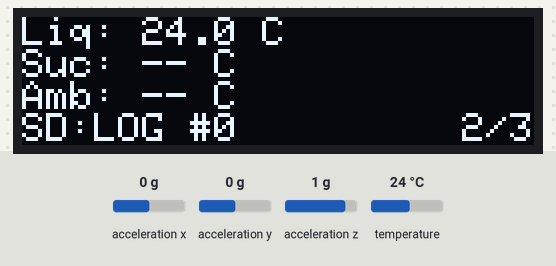
The sketch below on a simulated ESP32-S3. Parts: 128×32 one-colour display. Wiring (inferred from the names in the program): MPU-6050 motion sensor at I2C address 0x68. Inputs (shaded band) come from the test bench; at power-on: temperature 24 °C, acceleration x 0 g, acceleration y 0 g, acceleration z 1 g. Storage starts empty; what the sketch prints to the serial monitor is not drawn.

Above: at 3.8 s.
3.9 s: temperature set to 12 °C
At 5.2 s:
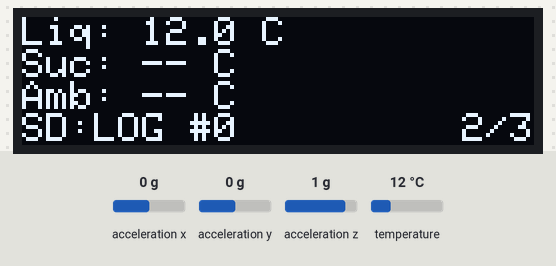
10.6 s: acceleration x set to -1.4 g
At 11.9 s:
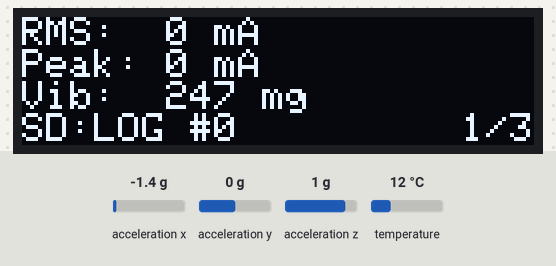
13.6 s: temperature set to 19 °C
At 22.3 s:
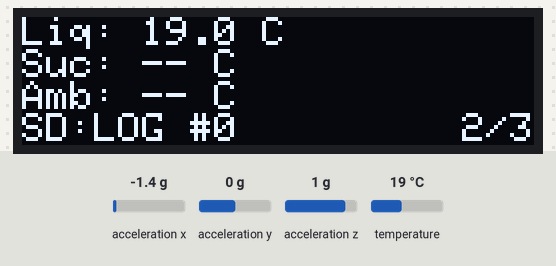
Timing chart, 0 to 22.6 s (numbered marks = the images above; inputs shaded):
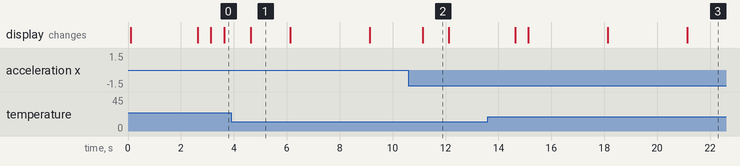

The sketch:

outdoor_logger.ino
```cpp
// =============================================================
// OUTDOOR LOGGER (ESP32)  -  replaces compressor_logger.ino
//   - STM32 current (RMS + peak) over UART
//   - 3x DS18B20 (liquid, suction, ambient)
//   - MPU6050 compressor vibration
//   - Supply/return air temp + RH received from the indoor node (ESP-NOW)
//   - 0.91" SSD1306 OLED, CSV logging to SD card (SPI)
//
// Libraries: Adafruit GFX, Adafruit SSD1306, OneWire, DallasTemperature
// =============================================================
#include <Wire.h>
#include <SPI.h>
#include <SD.h>
#include <Adafruit_GFX.h>
#include <Adafruit_SSD1306.h>
#include <OneWire.h>
#include <DallasTemperature.h>
#include <WiFi.h>
#include <esp_now.h>
#include <esp_wifi.h>
#include <math.h>

// ---------------------------------------------------------
// Pins
// ---------------------------------------------------------
#define I2C_SDA_PIN   27      // OLED + MPU6050
#define I2C_SCL_PIN   26
#define RX_PIN        33      // from STM32 USART1 TX
#define TX_PIN        32
#define SD_SCK_PIN    18
#define SD_MISO_PIN   19
#define SD_MOSI_PIN   23
#define SD_CS_PIN     5
#define ONEWIRE_PIN   4       // DS18B20 data, 4.7k pull-up to 3V3

// ---------------------------------------------------------
// Settings
// ---------------------------------------------------------
#define LOG_INTERVAL_MS    1000
#define SD_FLUSH_MS        2000
#define PAGE_TIME_MS       3000
#define DISPLAY_REFRESH_MS 500
#define DS_PERIOD_MS       1000
#define DS_CONVERT_MS      800
#define VIB_WINDOW_MS      1000
#define MPU_ADDR           0x68
#define MPU_LSB_PER_G      8192.0   // +/-4 g

#define PACKET_LEN         8
#define PACKET_GAP_MS      10

#define ESPNOW_CHANNEL     1        // MUST match the indoor node
#define LINK_TIMEOUT_MS    10000    // no packet for this long => indoor link down

// Optional: fix each DS18B20 to a role by ROM address (see Serial at boot).
DeviceAddress dsAddr[3] = {
  {0, 0, 0, 0, 0, 0, 0, 0},   // liquid
  {0, 0, 0, 0, 0, 0, 0, 0},   // suction
  {0, 0, 0, 0, 0, 0, 0, 0}    // ambient
};

// ---------------------------------------------------------
// ESP-NOW packet (identical definition on the indoor node)
// ---------------------------------------------------------
#define PKT_MAGIC   0xA5
#define PKT_VERSION 1

typedef struct __attribute__((packed)) {
  uint8_t  magic;
  uint8_t  version;
  uint16_t seq;
  float    tSupply;
  float    hSupply;
  float    tReturn;
  float    hReturn;
  uint8_t  crc;
} IndoorPacket;

static uint8_t crc8(const uint8_t *d, size_t n) {
  uint8_t c = 0;
  while (n--) {
    c ^= *d++;
    for (int i = 0; i < 8; i++) c = (c & 0x80) ? (uint8_t)((c << 1) ^ 0x07) : (uint8_t)(c << 1);
  }
  return c;
}

// ---------------------------------------------------------
// Objects
// ---------------------------------------------------------
Adafruit_SSD1306 display(128, 32, &Wire, -1);
OneWire oneWire(ONEWIRE_PIN);
DallasTemperature ds(&oneWire);
SPIClass sdSPI(VSPI);            // use FSPI on ESP32-S3/C3
File logFile;

// ---------------------------------------------------------
// State
// ---------------------------------------------------------
bool sdOk = false, mpuOk = false;

uint32_t seq = 0;
uint32_t rms_mA = 0, peak_mA = 0;
uint64_t rmsSum = 0; uint32_t rmsCount = 0; uint32_t peakMax = 0;

float tLiquid = NAN, tSuction = NAN, tAmbient = NAN;
float tSupply = NAN, hSupply = NAN, tReturn = NAN, hReturn = NAN;
float vib_mg = NAN;

// ESP-NOW receive state (written by the WiFi task, read by loop)
static portMUX_TYPE rxMux = portMUX_INITIALIZER_UNLOCKED;
static IndoorPacket rxPkt;
static volatile bool     rxNew = false;
static volatile uint32_t rxMs = 0;       // millis() of last good packet
static volatile uint32_t rxBad = 0;
bool     linkOk = false;
uint32_t indoorAgeMs = 0;
bool     everReceived = false;

uint32_t lastLog = 0, lastFlush = 0, lastDisp = 0;

// ---------------------------------------------------------
// ESP-NOW receive
// ---------------------------------------------------------
static void handleRx(const uint8_t *data, int len) {
  if (len != (int)sizeof(IndoorPacket)) { rxBad++; return; }
  IndoorPacket p;
  memcpy(&p, data, sizeof(p));
  if (p.magic != PKT_MAGIC || p.version != PKT_VERSION ||
      crc8(data, sizeof(p) - 1) != p.crc) { rxBad++; return; }

  portENTER_CRITICAL(&rxMux);
  rxPkt = p;
  rxNew = true;
  rxMs = millis();
  portEXIT_CRITICAL(&rxMux);
}

// Callback signature changed in ESP32 Arduino core 3.x
#if defined(ESP_ARDUINO_VERSION_MAJOR) && ESP_ARDUINO_VERSION_MAJOR >= 3
void onEspNowRecv(const esp_now_recv_info_t *info, const uint8_t *data, int len) {
  handleRx(data, len);
}
#else
void onEspNowRecv(const uint8_t *mac, const uint8_t *data, int len) {
  handleRx(data, len);
}
#endif

void initEspNow() {
  WiFi.mode(WIFI_STA);
  WiFi.disconnect();
  esp_wifi_set_ps(WIFI_PS_NONE);                       // keep the radio listening
  esp_wifi_set_channel(ESPNOW_CHANNEL, WIFI_SECOND_CHAN_NONE);
  Serial.print("Outdoor logger MAC: ");
  Serial.println(WiFi.macAddress());                   // paste into indoor_node peerMac
  if (esp_now_init() != ESP_OK) {
    Serial.println("ESP-NOW init failed");
    return;
  }
  esp_now_register_recv_cb(onEspNowRecv);
}

void updateIndoor() {
  IndoorPacket p = {};
  bool fresh = false;
  uint32_t ms;

  portENTER_CRITICAL(&rxMux);
  if (rxNew) { p = rxPkt; rxNew = false; fresh = true; }
  ms = rxMs;
  portEXIT_CRITICAL(&rxMux);

  if (fresh) {
    tSupply = p.tSupply; hSupply = p.hSupply;
    tReturn = p.tReturn; hReturn = p.hReturn;
    everReceived = true;
  }
  uint32_t now = millis();
  indoorAgeMs = ms ? (now - ms) : 0;
  linkOk = (ms != 0) && (indoorAgeMs < LINK_TIMEOUT_MS);
  if (!linkOk) { tSupply = hSupply = tReturn = hReturn = NAN; }
}

// ---------------------------------------------------------
// SD
// ---------------------------------------------------------
bool openLogFile() {
  char name[24];
  for (int i = 0; i < 10000; i++) {
    snprintf(name, sizeof(name), "/log_%04d.csv", i);
    if (!SD.exists(name)) break;
  }
  logFile = SD.open(name, FILE_WRITE);
  if (!logFile) return false;
  logFile.println("ms,seq,rms_mA,peak_mA,vib_mg,liquid_C,suction_C,ambient_C,"
                  "supply_C,supply_RH,return_C,return_RH,indoor_age_s");
  logFile.flush();
  Serial.printf("Logging to %s\n", name);
  return true;
}

static void fmt(char *out, size_t n, float v, int dec) {
  if (isnan(v)) out[0] = 0; else snprintf(out, n, "%.*f", dec, v);
}

void logRow() {
  uint32_t r = rmsCount ? (uint32_t)(rmsSum / rmsCount) : rms_mA;
  uint32_t p = rmsCount ? peakMax : peak_mA;
  rmsSum = 0; rmsCount = 0; peakMax = 0;
  if (!sdOk) return;

  char vib[12], l[12], s[12], a[12], ts[12], hs[12], tr[12], hr[12], age[12];
  fmt(vib, 12, vib_mg, 1);
  fmt(l, 12, tLiquid, 2);  fmt(s, 12, tSuction, 2);  fmt(a, 12, tAmbient, 2);
  fmt(ts, 12, tSupply, 1); fmt(hs, 12, hSupply, 1);
  fmt(tr, 12, tReturn, 1); fmt(hr, 12, hReturn, 1);
  fmt(age, 12, everReceived ? indoorAgeMs / 1000.0f : NAN, 1);

  char row[220];
  snprintf(row, sizeof(row), "%lu,%lu,%lu,%lu,%s,%s,%s,%s,%s,%s,%s,%s,%s",
           (unsigned long)millis(), (unsigned long)seq,
           (unsigned long)r, (unsigned long)p,
           vib, l, s, a, ts, hs, tr, hr, age);
  logFile.println(row);

  if (millis() - lastFlush >= SD_FLUSH_MS) {
    lastFlush = millis();
    logFile.flush();
  }
}

// ---------------------------------------------------------
// STM32 UART: 8 raw bytes (rms LE, peak LE), resync on idle
// ---------------------------------------------------------
void processSerialData() {
  static int lastN = 0;
  static uint32_t lastChange = 0;
  uint8_t buf[PACKET_LEN];

  while (Serial1.available() >= PACKET_LEN) {
    Serial1.readBytes(buf, PACKET_LEN);
    uint32_t r, p;
    memcpy(&r, &buf[0], 4);
    memcpy(&p, &buf[4], 4);
    if (p < r) { Serial.println("Bad packet (peak < rms), dropped"); continue; }
    rms_mA = r; peak_mA = p;
    rmsSum += r; rmsCount++;
    if (p > peakMax) peakMax = p;
    seq++;
  }

  uint32_t now = millis();
  int n = Serial1.available();
  if (n != lastN) { lastN = n; lastChange = now; }
  else if (n > 0 && now - lastChange > PACKET_GAP_MS) {
    while (Serial1.available()) Serial1.read();
    lastN = 0;
  }
}

// ---------------------------------------------------------
// DS18B20 (non-blocking)
// ---------------------------------------------------------
static float cleanDs(float t) {
  return (t == DEVICE_DISCONNECTED_C || t < -55.0f || t > 125.0f) ? NAN : t;
}

void initDS18B20() {
  ds.begin();
  ds.setResolution(12);
  ds.setWaitForConversion(false);
  int found = ds.getDeviceCount();
  Serial.printf("DS18B20 found: %d (need 3)\n", found);
  for (int i = 0; i < found; i++) {
    DeviceAddress a;
    if (!ds.getAddress(a, i)) continue;
    Serial.printf("  #%d: {", i);
    for (int k = 0; k < 8; k++) Serial.printf("0x%02X%s", a[k], k < 7 ? ", " : "");
    Serial.println("}");
  }
  for (int i = 0; i < 3; i++) {
    if (dsAddr[i][0] == 0 && i < found) ds.getAddress(dsAddr[i], i);
  }
}

void updateDS18B20() {
  static bool pending = false;
  static uint32_t reqMs = 0, lastDs = 0;
  uint32_t now = millis();

  if (!pending && now - lastDs >= DS_PERIOD_MS) {
    ds.requestTemperatures();
    pending = true; reqMs = now;
  } else if (pending && now - reqMs >= DS_CONVERT_MS) {
    pending = false; lastDs = reqMs;
    tLiquid  = dsAddr[0][0] ? cleanDs(ds.getTempC(dsAddr[0])) : NAN;
    tSuction = dsAddr[1][0] ? cleanDs(ds.getTempC(dsAddr[1])) : NAN;
    tAmbient = dsAddr[2][0] ? cleanDs(ds.getTempC(dsAddr[2])) : NAN;
  }
}

// ---------------------------------------------------------
// MPU6050 vibration (RMS of 3-axis variance over 1 s, in mg)
// ---------------------------------------------------------
bool mpuWrite(uint8_t reg, uint8_t val) {
  Wire.beginTransmission(MPU_ADDR);
  Wire.write(reg); Wire.write(val);
  return Wire.endTransmission() == 0;
}

bool initMPU() {
  if (!mpuWrite(0x6B, 0x00)) return false;
  mpuWrite(0x1A, 0x01);   // DLPF ~184 Hz
  mpuWrite(0x19, 0x01);   // 500 Hz sample rate
  mpuWrite(0x1C, 0x08);   // +/-4 g
  return true;
}

bool readAccel(int16_t &x, int16_t &y, int16_t &z) {
  Wire.beginTransmission(MPU_ADDR);
  Wire.write(0x3B);
  if (Wire.endTransmission(false) != 0) return false;
  if (Wire.requestFrom((uint8_t)MPU_ADDR, (uint8_t)6) != 6) return false;
  x = (Wire.read() << 8) | Wire.read();
  y = (Wire.read() << 8) | Wire.read();
  z = (Wire.read() << 8) | Wire.read();
  return true;
}

void updateVibration() {
  if (!mpuOk) return;
  static uint32_t lastSample = 0, windowStart = 0;
  static double sx, sy, sz, sxx, syy, szz;
  static int16_t rx, ry, rz;
  static uint32_t n = 0;
  static uint8_t fails = 0;

  uint32_t us = micros();
  if (us - lastSample < 2000) return;
  lastSample = us;

  int16_t x, y, z;
  if (!readAccel(x, y, z)) {
    if (++fails > 50) { vib_mg = NAN; fails = 0; }
    return;
  }
  fails = 0;

  if (n == 0) { rx = x; ry = y; rz = z; windowStart = millis(); }
  double dx = x - rx, dy = y - ry, dz = z - rz;
  sx += dx; sy += dy; sz += dz;
  sxx += dx * dx; syy += dy * dy; szz += dz * dz;
  n++;

  if (millis() - windowStart >= VIB_WINDOW_MS && n > 10) {
    double vx = sxx / n - (sx / n) * (sx / n);
    double vy = syy / n - (sy / n) * (sy / n);
    double vz = szz / n - (sz / n) * (sz / n);
    double v = vx + vy + vz;
    vib_mg = (float)(sqrt(v < 0 ? 0 : v) / MPU_LSB_PER_G * 1000.0);
    sx = sy = sz = sxx = syy = szz = 0; n = 0;
  }
}

// ---------------------------------------------------------
// OLED: 3 pages x 4 lines
// ---------------------------------------------------------
static void pv(float v, int dec) {
  if (isnan(v)) display.print("--"); else display.print(v, dec);
}

void updateDisplay() {
  uint32_t now = millis();
  if (now - lastDisp < DISPLAY_REFRESH_MS) return;
  lastDisp = now;

  uint8_t page = (now / PAGE_TIME_MS) % 3;
  display.clearDisplay();
  display.setCursor(0, 0);

  if (page == 0) {
    display.print("RMS:  "); display.print(rms_mA);  display.print(" mA");
    display.setCursor(0, 8);
    display.print("Peak: "); display.print(peak_mA); display.print(" mA");
    display.setCursor(0, 16);
    display.print("Vib:  "); pv(vib_mg, 0); display.print(" mg");
  } else if (page == 1) {
    display.print("Liq: "); pv(tLiquid, 1);  display.print(" C");
    display.setCursor(0, 8);
    display.print("Suc: "); pv(tSuction, 1); display.print(" C");
    display.setCursor(0, 16);
    display.print("Amb: "); pv(tAmbient, 1); display.print(" C");
  } else if (linkOk) {
    display.print("Sup:"); pv(tSupply, 1); display.print("C "); pv(hSupply, 0); display.print("%");
    display.setCursor(0, 8);
    display.print("Ret:"); pv(tReturn, 1); display.print("C "); pv(hReturn, 0); display.print("%");
    display.setCursor(0, 16);
    display.print("dT:  ");
    pv((isnan(tReturn) || isnan(tSupply)) ? NAN : tReturn - tSupply, 1);
    display.print(" C");
  } else {
    display.print("Indoor unit:");
    display.setCursor(0, 8);
    display.print("NO LINK");
    display.setCursor(0, 16);
    if (everReceived) { display.print("last "); display.print(indoorAgeMs / 1000); display.print(" s ago"); }
    else display.print("never received");
  }

  display.setCursor(0, 24);
  display.print(sdOk ? "SD:LOG #" : "SD:ERR #");
  display.print(seq);
  display.setCursor(110, 24);
  display.print(page + 1); display.print("/3");

  display.display();
}

// ---------------------------------------------------------
// Setup / loop
// ---------------------------------------------------------
void setup() {
  btStop();
  Serial.begin(115200);
  Serial1.setRxBufferSize(1024);
  Serial1.begin(115200, SERIAL_8N1, RX_PIN, TX_PIN);

  initEspNow();                    // WiFi must stay on for ESP-NOW

  Wire.begin(I2C_SDA_PIN, I2C_SCL_PIN);
  Wire.setClock(400000);
  if (!display.begin(SSD1306_SWITCHCAPVCC, 0x3C)) {
    Serial.println(F("SSD1306 allocation failed"));
    for (;;);
  }
  display.dim(true);
  display.setTextSize(1);
  display.setTextColor(SSD1306_WHITE);
  display.clearDisplay();
  display.setCursor(0, 0);

  sdSPI.begin(SD_SCK_PIN, SD_MISO_PIN, SD_MOSI_PIN, SD_CS_PIN);
  sdOk = SD.begin(SD_CS_PIN, sdSPI, 4000000) && openLogFile();
  display.println(sdOk ? "SD OK" : "SD FAIL (no log)");

  mpuOk = initMPU();
  display.println(mpuOk ? "MPU6050 OK" : "MPU6050 FAIL");

  initDS18B20();
  display.print("DS18B20: "); display.println(ds.getDeviceCount());
  display.println(WiFi.macAddress());   // MAC for the indoor node
  display.display();
  delay(2500);

  Serial.println("System Ready.");
}

void loop() {
  processSerialData();
  updateVibration();
  updateDS18B20();
  updateIndoor();
  processSerialData();

  if (millis() - lastLog >= LOG_INTERVAL_MS) {
    lastLog = millis();
    logRow();
  }
  updateDisplay();
}
```

Measured:
- after the input at 10.6 s, the display: changes after 0.53 s (image 2)
- what the display in image 1 shows lasts 1.5 s, from 4.6 s to 6.1 s
- what the display in image 2 shows lasts 1.0 s, from 11.1 s to 12.1 s
